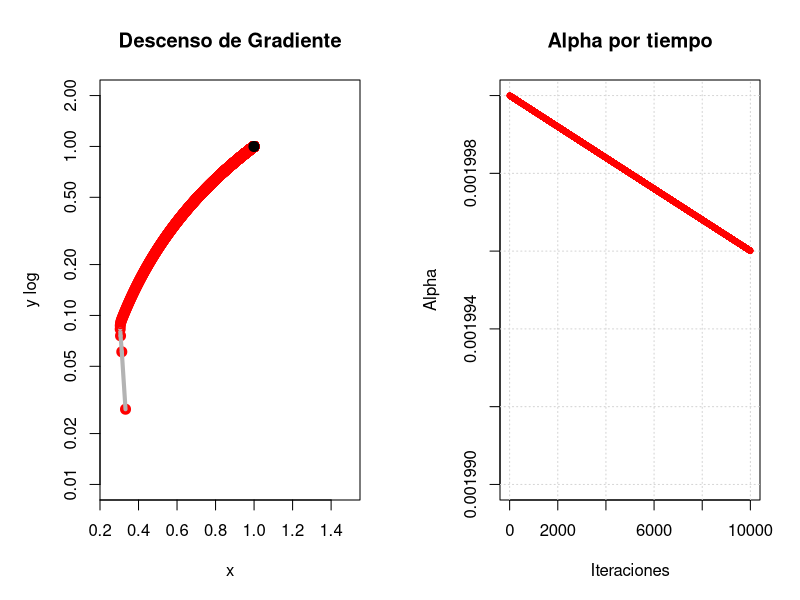

Write the R code that produced this figure.
#funcion objetivo
f <- function (x){
  (1 - x[1])^2 + 100*( x[2] - x[1]^2)^2
}

f_gran <- function(x){
  dx <- -2*(1 - x[1]) - 400*x[1]*(x[2] - x[1]^2)
  dy <- 200*(x[2] - x[1]^2)
  return(c(dx,dy))
}

#alfa
alpha <- 0.002
alpha_k <- 0

#gama
gama <-alpha/10000

#valor inicial
x <- c(-1,-1)

#constantes
tolerancia <- 1e-6
max_inter <- 10000

#contador
contador <- 0
contador_2 <- 0
distancia_total <- 0 

#-----------------
# Configurar ventana con 2 gráficos
par(mfrow = c(1, 2), mar = c(5, 5, 4, 2))

#-----------------------------------------------------------------
# grafico de X y Y
plot(x[1], x[2], xlim = c(0.25, 1.5), ylim = c(0.01,2), 
     xlab = "x", ylab="y log",
     log = "y",
     main = "Descenso de Gradiente",
     pch = 20, col = "blue", cex = 2)

#-----------------------------------------------------------------
for (i in 1:max_inter){
  
  #Cada vez que entra suma 1 para tener la cantidad de iteracion
  contador <- contador + 1
  #-----------------
  
  #calcular alfa k
  alpha_k <- (alpha)/(1 + contador*gama)
  #calculo del nuevo X
  x_nuevo <- x - alpha_k*f_gran(x)
  #-----------------
  
  #graficar
  points(x_nuevo[1], x_nuevo[2], pch = 20, col = "red", cex = 2)
  # Graficar línea de trayectoria entre x y x_nuevo
  segments(x[1], x[2], x_nuevo[1], x_nuevo[2], col = "gray70", lwd = 4)
  #--------------------------------------------------------------------
  
  #retriccion para evitar errores
  if(norm(f_gran(x_nuevo), "2") < tolerancia | 
     norm(x_nuevo - x, "2") < tolerancia){
    break
  }
  #-----------------
  #remplazaomos X original por X nuevo para repetir el ciclo
  x <- x_nuevo
}
points(x_nuevo[1], x_nuevo[2], pch = 20, col = "black", cex = 2)
#-----------------------------------------------------------------

plot(contador, alpha_k,
     xlim = c(0, max_inter), ylim = c(0.00199,0.002), 
     xlab = "Iteraciones", ylab = "Alpha",
     main = "Alpha por tiempo",
     type = "n")
grid()  # Gráfico vacío
for (i in 1:max_inter){
  contador_2 <- contador_2 + 1
  alpha_k <- (alpha)/(1 + contador_2*gama)
  points(contador_2, alpha_k, pch = 20, col = "red", cex = 1)
}
#-----------------------------------------------------------------

points(x_nuevo[1], x_nuevo[2], pch = 20, col = "black", cex = 2)
cat("El número de iteraciones necesarias es:", contador, "\n")
cat("El valor de alpha inicial:", alpha, "\n")
cat("El valor de alpha final:", alpha_k, "\n")
cat("El punto mínimo encontrado es:", x_nuevo, "\n")
cat("El valor de la función en ese punto es:", f(x_nuevo), "\n")